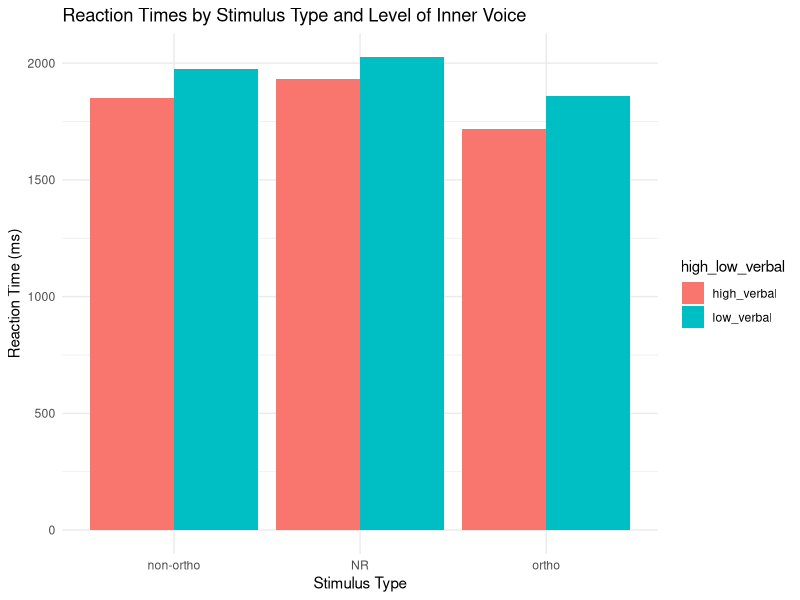
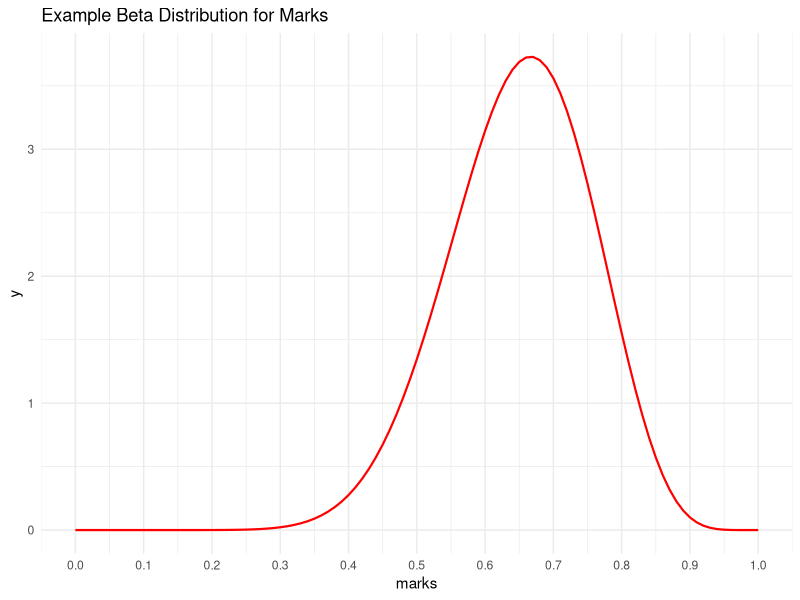
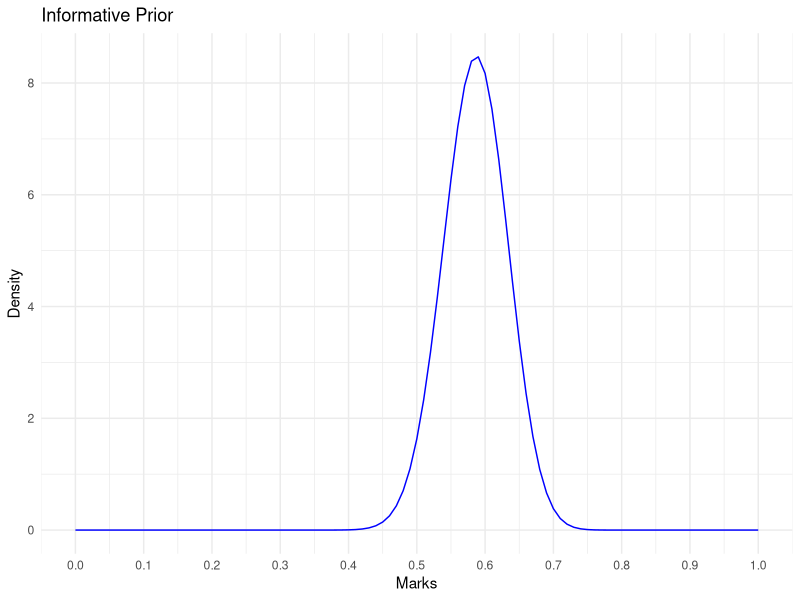
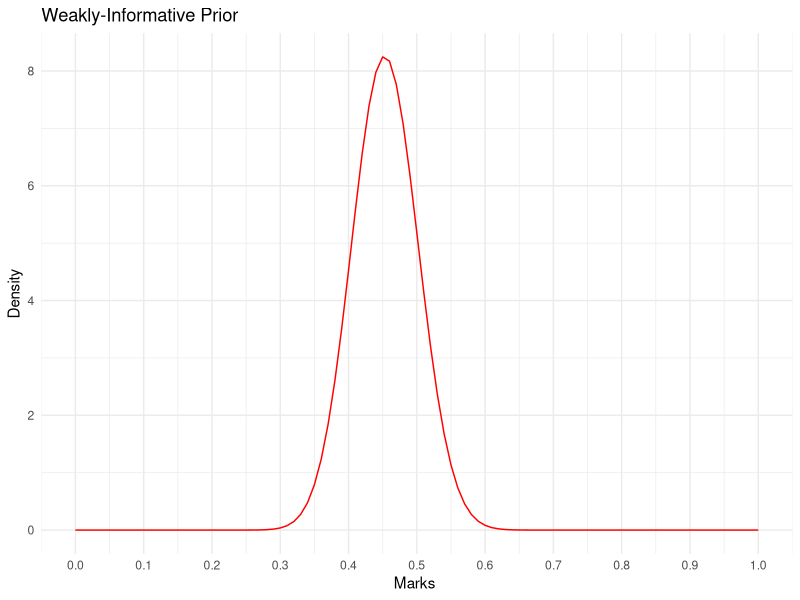
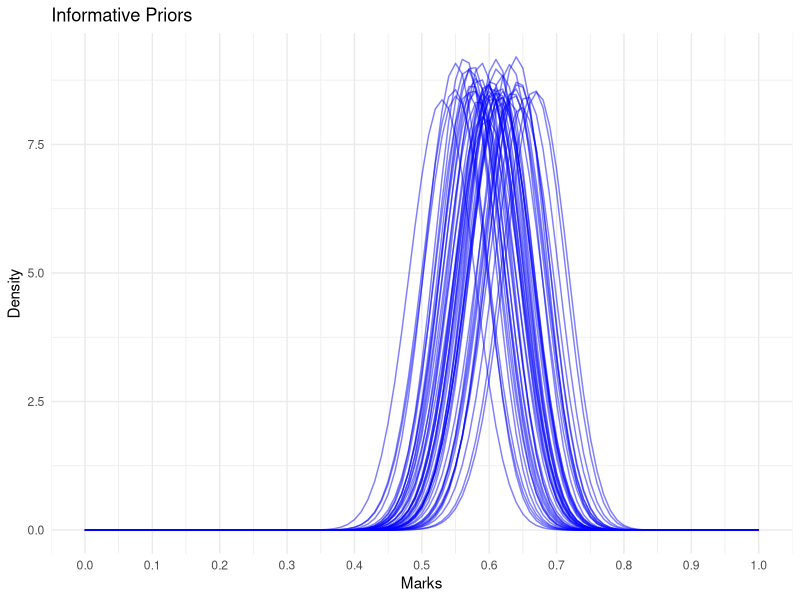
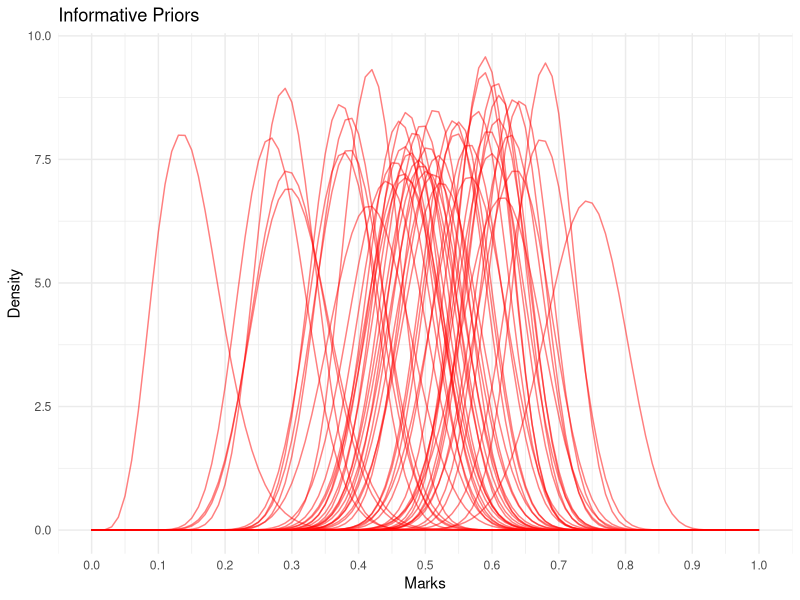

These charts were generated, in order, by the following R code:
library(tidyverse)
library(lme4)

#################### Question 2 ############################

#Load the data 
rhyming_data <- read.csv('data/rhyming.csv')

#tidying the data
rhyming_data_2 <- rhyming_data %>%
  unite(stimulus, image_1, image_2, sep = "_") #this is to merge columns image_1 and image_2 into a new column named stimulus  


# Calculate the mean reaction time for each combination of `type` and `high_low_verbal`
summary_data <- rhyming_data_2 %>%
  group_by(type, high_low_verbal) %>%
  summarise(mean_rt = mean(rt))

# Plot the data using a bar graph
ggplot(summary_data, aes(x = type, y = mean_rt, fill = high_low_verbal)) +
  geom_bar(stat = "identity", position = "dodge") +
  labs(title = "Reaction Times by Stimulus Type and Level of Inner Voice",
       x = "Stimulus Type",
       y = "Reaction Time (ms)") +
  theme_minimal() 


#Chose a linear mixed-effects model (LMM) to analyze the data
# Justification:
  #A mixed-effects model can account for both fixed effects (stimulus type, level of inner voice) and random effects (participant variability)
  #The data has multiple trials per participant.
rhyming_model <- lmer(data = rhyming_data, rt ~ type * high_low_verbal + (1 | worker_id))
summary(rhyming_model)

# Justification:
# - The model includes `type` and `high_low_verbal` as fixed effects, and their interaction.
# - The random effect `(1 | worker_id)` accounts for variability between participants.
# - This structure allows us to test whether the effect of stimulus type on reaction times depends on the level of inner speech.
#each person has an individual slope but no intercept 
#each person goes through one trial and one condition 



#Interpret the output
# Since p-value is not provided here, typically, a t-value with an absolute value greater than 2 is considered statistically significant at the 0.05 level.
# Correlation of Fixed Effects part of the model shows correlations between the estimates of the fixed effects.
   #High correlations (close to 1 or -1) can indicate multicollinearity, which might make the estimates unstable.


#Main effects:
#The type of group (NR and ortho) has a significant impact on the reaction time. Specifically:
   #The NR group has a significantly higher reaction time compared to the reference group (t = 2.385)
   # The ortho group has a significantly lower reaction time compared to the reference group (t = -4.085)
# These results indicate that the type of group is a predictor of reaction time, with the NR group associated with slower responses and the ortho group associated with faster responses compared to the baseline group.
   


#Interaction effects:
 #The interaction between group type (NR and ortho) and the the level of inner speech (high_low_verbal) are not statistically significant.
 #This suggests that the effect of group type on reaction time does not depend on the level of inner speech (high_low_verbal), and vice versa.

#Correlation of Fixed effects:
 #The correlations between the fixed effects are low to moderate
 #This indicates that there is no severe multicollinearity between the variables in the model, and the estimates of the fixed effects are stable and reliable.



########################## QUESTION 2 ###############################


#####3.1
#The Beta distribution takes two shape parameters: alpha (α) and beta (β)
# It is a continuous probability distribution defined on the interval [0, 1]
# In our case, the dependent variable (DV) represents percentages of marks. 
# Since the Beta distribution is defined on the interval [0, 1], we need to rescale the marks (0 to 100) to [0, 1].
# To do this, we divide the percentages by 100 (considering marks are out of 100)
   #For example: 
     # - A mark of 67% would become 0.67
     # - A mark of 85% would become 0.85



####3.2 
# Set seed for reproducibility
set.seed(100)

# Simulate marks out of 100 (as an example)
x <- seq(0, 100, by = 1)  # Marks range from 0 to 100

# Rescaling marks to fit into the [0, 1] interval
marks <- x / 100 
# The marks are rescaled to the interval [0, 1] by dividing each value by 100.
# This is necessary because the Beta distribution is defined only for values between 0 and 1.

# Define parameters for the Beta distribution
alpha <- 13
beta <- 7
#Here, 'alpha = 13' and 'beta = 7' are chosen as example values.

# Calculate the probability density function (PDF) for the Beta distribution
y <- dbeta(marks, alpha, beta)  # The result, 'y', represents the probability density at each value of 'marks'

# Create a data frame for plotting
beta_data <- tibble(x = marks, y = y)

# Plot the Beta distribution
ggplot(beta_data, aes(x = marks, y = y)) +
  geom_line(color = "red", linewidth = 0.75) +
  labs(title = "Example Beta Distribution for Marks") +
  scale_x_continuous(breaks = seq(0, 1, by = 0.1)) +
  theme_minimal()


#####3.3

# Defining parameters for informative prior
alpha_informative <- rnorm(n= 1, mean= 67, sd=5) 
beta_informative <- rnorm(n= 1, mean= 45, sd=5)
# Justification: Informative priors are based on prior knowledge, so we use the defined values
# for alpha_informative and beta_informative to ensure consistency.

# Defining parameters for weakly-informative prior
alpha_weakly <- rnorm(n= 1, mean= 50, sd=20) #taking a mean mark of 50 here with a broad sd range
beta_weakly <-  rnorm(n= 1, mean= 45, sd=15)
# Justification: Weakly informative priors are broad and less specific, so we use means (50, 45)
# and larger standard deviations (20, 15) to ensure the priors cover a wide range of possible values.

# Calculate densities for informative and weakly informative priors
y_informative <- dbeta(marks, alpha_informative, beta_informative)
y_weakly <- dbeta(marks, alpha_weakly, beta_weakly)

# Creating tables for plotting
informative_data <- tibble(x = marks, y = y_informative, Prior = "Informative")
weakly_data <- tibble(x = marks, y = y_weakly, Prior = "Weakly-Informative")

# Plot for Informative Prior
ggplot(informative_data, aes(x = x, y = y)) +
  geom_path(color = "blue", size = 0.5) +
  labs(title = "Informative Prior",
       x = "Marks",
       y = "Density") +
  scale_x_continuous(breaks = seq(0, 1, by = 0.1)) +
  theme_minimal()

# Plot for Weakly-Informative Prior 
ggplot(weakly_data, aes(x = x, y = y)) +
  geom_path(color = "red", size = 0.5) +  
  labs(title = "Weakly-Informative Prior",
       x = "Marks ",
       y = "Density") +
  scale_x_continuous(breaks = seq(0, 1, by = 0.1)) +
  theme_minimal()



#### 3.4 

# Function to compute the density for a given alpha and beta
gen_prior_pred <- function(n, alpha_prior, beta_prior) { 
  x <- seq(0, 1, 0.01)   # Generate a sequence of x values (rescaled marks in [0, 1])
  
  # Create a table with the density values for the Beta distribution
  d <- tibble(n = n, alpha = alpha_prior, beta = beta_prior, 
              x = x, 
              y = dbeta(x, alpha_prior, beta_prior)) #compute beta density
  return(d) #Return the data 
}


# Create informative priors (narrow and specific)
priors_informative <- tibble(n = 1:50) %>% #Creating 50 prior samples, assuming that there are 50 students in the class
  group_by(n) %>% 
  mutate( alpha_prior = rnorm(n= 1, mean= 67, sd = 5) , #Using the defined alpha_informative value (centered around 67)
          beta_prior = rnorm(n= 1, mean= 45, sd = 5)  #Using the defined beta_informative value 
    )   
   
  

# Create weakly informative priors (broad and less specific)
priors_weakly <- tibble(n = 1:50) %>% 
  group_by(n) %>% 
  mutate(alpha_prior = rnorm(n= 1, mean= 50, sd=20) ,  #Using the defined alpha_weakly value (centered around 50)
         beta_prior = rnorm(n= 1, mean = 45, sd=15)  #Using the defined beta_weakly 
  )


# Apply function to each prior sample for informative priors
prior_llh_informative <- pmap_df(priors_informative, gen_prior_pred)

# Apply function to each prior sample for weakly informative priors
prior_llh_weakly <- pmap_df(priors_weakly, gen_prior_pred)

# Plot for Informative Priors
ggplot(prior_llh_informative, aes(x, y, group = interaction(alpha, beta))) +  
  geom_path(alpha = 0.50, color = "blue") +  
  labs(title = "Informative Priors",
       x = "Marks",
       y = "Density") +
  scale_x_continuous(breaks = seq(0, 1, by = 0.1)) +
  theme_minimal()

# Plot for Weakly Informative Priors
ggplot(prior_llh_weakly, aes(x, y, group = interaction(alpha, beta))) +  
  geom_path(alpha = 0.50, color = "red") +  
  labs(title = "Informative Priors",
       x = "Marks",
       y = "Density") +
  scale_x_continuous(breaks = seq(0, 1, by = 0.1)) +
  theme_minimal()
